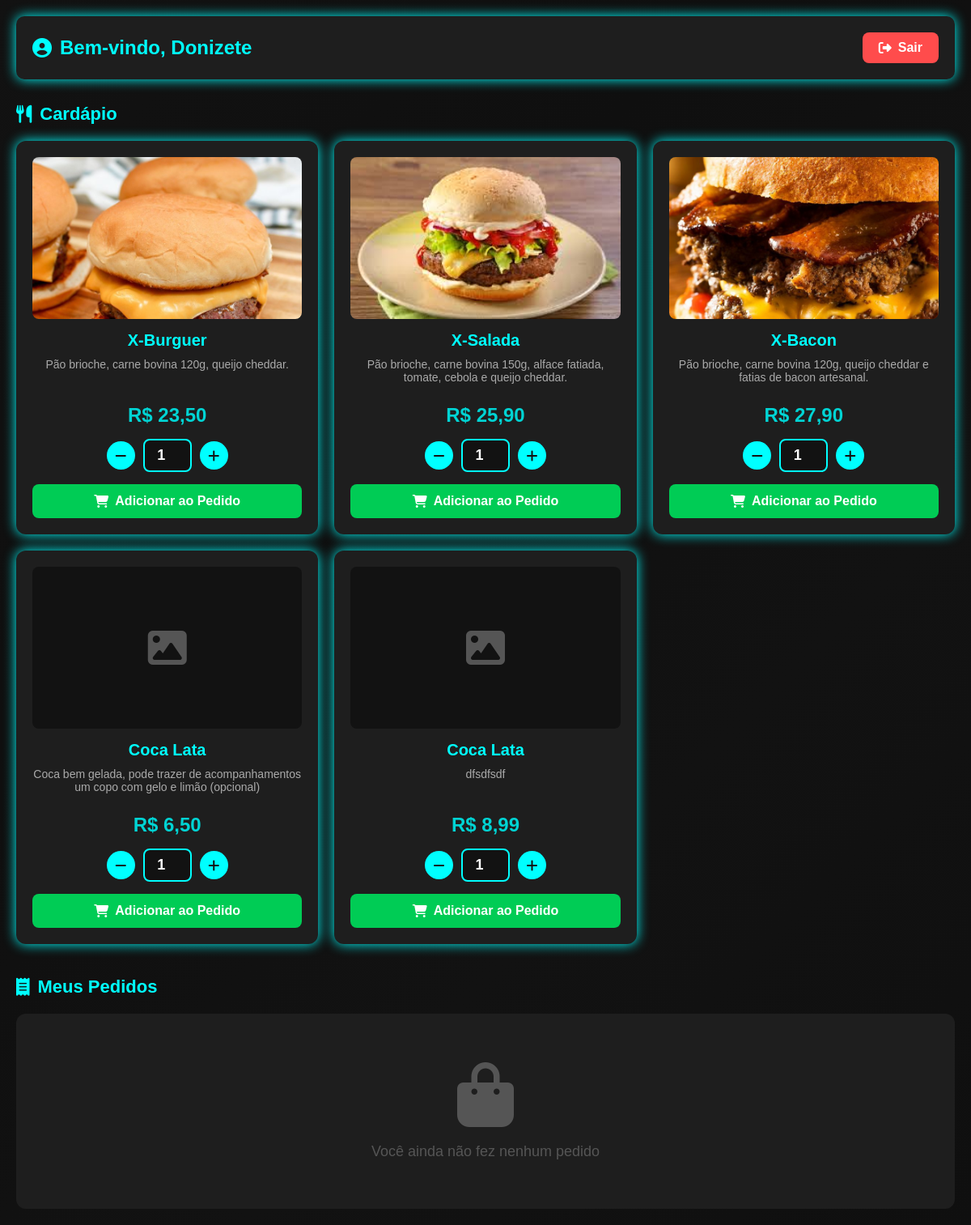
Page /painel_cliente.php (signed in) on the committed database.
### tables this page shows
CREATE TABLE
  `produtos` (
    `id` int (11) NOT NULL,
    `nome` varchar(100) NOT NULL,
    `descricao` text DEFAULT NULL,
    `preco` decimal(10, 2) NOT NULL,
    `imagem` varchar(255) DEFAULT NULL
  );

### painel_cliente.php (the view, shortened to what this page needs)
<?php
include "config.php";
$produtos = $conn->query("SELECT * FROM produtos");
$pedidos = $conn->query("SELECT pedidos.*, produtos.nome AS produto_nome, produtos.imagem
                         FROM pedidos
                         JOIN produtos ON pedidos.id_produto = produtos.id
                         WHERE pedidos.id_cliente=" . $_SESSION['id_usuario'] . "
                         ORDER BY pedidos.data DESC");
?>
<!DOCTYPE html>
<html lang="pt-BR">
<head>
    <link rel="stylesheet" href="css/cliente.css?e=<?php echo rand(0, 10000) ?>">
    <link rel="stylesheet" href="https://cdnjs.cloudflare.com/ajax/libs/font-awesome/6.5.0/css/all.min.css">
</head>
<body>
    <div class="container">
        <div class="header-cliente">
            <h1><i class="fa fa-user-circle"></i> Bem-vindo, <?php echo $_SESSION['usuario']; ?></h1>
            <a href="logout.php" class="btn-sair"><i class="fa fa-right-from-bracket"></i> Sair</a>
        </div>
        <h2><i class="fa fa-utensils"></i> Cardápio</h2>
        <div class="produtos">
            <?php while ($p = $produtos->fetch_assoc()): ?>
                <div class="produto">
                    <?php if ($p['imagem']): ?>
                        <img src="uploads/<?= $p['imagem'] ?>" alt="<?= $p['nome'] ?>">
                    <?php else: ?>
                        <div class="sem-imagem"><i class="fa fa-image"></i></div>
                    <?php endif; ?>
                    <h3><?= $p['nome'] ?></h3>
                    <p class="descricao"><?= $p['descricao'] ?></p>
                    <p class="preco">R$ <?= number_format($p['preco'], 2, ',', '.') ?></p>
                    <form method="POST">
                        <div class="qtd-control">
                            <button type="button" onclick="diminuir(this)"><i class="fa fa-minus"></i></button>
                            <input type="number" name="quantidade" value="1" min="1" max="99" readonly>
                            <button type="button" onclick="aumentar(this)"><i class="fa fa-plus"></i></button>
                        </div>
                        <button type="submit" name="pedido" class="btn-comprar">
                            <i class="fa fa-shopping-cart"></i> Adicionar ao Pedido
                        </button>
                    </form>
                </div>
            <?php endwhile; ?>
        </div>
        <h2><i class="fa fa-receipt"></i> Meus Pedidos</h2>
        <?php if ($pedidos->num_rows > 0): ?>
            <div class="pedidos-lista">
                <?php while ($pd = $pedidos->fetch_assoc()):
                    $status_class = '';
                    $status_icon = 'fa-clock';
                    if ($pd['status'] == 'Em preparo') {
                        $status_class = 'status-preparo';
                        $status_icon = 'fa-fire';
                    } elseif ($pd['status'] == 'Entregando') {
                        $status_class = 'status-entregando';
                        $status_icon = 'fa-truck';
                    } elseif ($pd['status'] == 'Entregue') {
                        $status_class = 'status-entregue';
                        $status_icon = 'fa-check-circle';
                    }
                    $pagamento_class = $pd['status_pagamento'] == 'Pago' ? 'pago' : 'pendente';
                    ?>
                    <div class="pedido-card <?= $status_class ?>">
                        <div class="pedido-header">
                            <span class="pedido-id">#<?= $pd['id'] ?></span>
                            <span class="pedido-data"><i class="fa fa-calendar"></i>
                                <?= date('d/m/Y H:i', strtotime($pd['data'])) ?></span>
                        </div>
                        <div class="pedido-info">
                            <?php if ($pd['imagem']): ?>
                                <img src="uploads/<?= $pd['imagem'] ?>" alt="<?= $pd['produto_nome'] ?>" class="pedido-img">
                            <?php endif; ?>
                            <div class="pedido-detalhes">
                                <h3><?= $pd['produto_nome'] ?></h3>
                                <p><i class="fa fa-box"></i> Quantidade: <?= $pd['quantidade'] ?></p>
                                <p class="pedido-total"><i class="fa fa-dollar-sign"></i> Total: R$
                                    <?= number_format($pd['total'], 2, ',', '.') ?></p>
                            </div>
                        </div>
                        <div class="pedido-footer">
                            <span class="status-badge <?= $status_class ?>">
                                <i class="fa <?= $status_icon ?>"></i> <?= $pd['status'] ?>
                            </span>
                            <span class="pagamento-badge <?= $pagamento_class ?>">
                                <i class="fa <?= $pd['status_pagamento'] == 'Pago' ? 'fa-check' : 'fa-clock' ?>"></i>
                                <?= $pd['status_pagamento'] ?>
                            </span>
                            <?php if ($pd['status'] == 'Pendente' && $pd['status_pagamento'] == 'Aguardando'): ?>
                                <div class="pedido-acoes">
                                    <a href="pagamento.php?pedido_id=<?= $pd['id'] ?>" class="btn-pagar">
                                        <i class="fa fa-credit-card"></i> Pagar
                                    </a>
                                    <a href="?cancelar=<?= $pd['id'] ?>" class="btn-cancelar"
                                        onclick="return confirm('Cancelar este pedido?')">
                                        <i class="fa fa-times"></i> Cancelar
                                    </a>
                                </div>
                            <?php endif; ?>
                            <?php if (!empty($pd['metodo_pagamento'])): ?>
                                <p class="metodo-pagamento">
                                    <i class="fa fa-info-circle"></i> Método: <?= ucfirst($pd['metodo_pagamento']) ?>
                                </p>
                            <?php endif; ?>
                        </div>
                    </div>
                <?php endwhile; ?>
            </div>
        <?php else: ?>
            <div class="sem-pedidos">
                <i class="fa fa-shopping-bag"></i>
                <p>Você ainda não fez nenhum pedido</p>
            </div>
        <?php endif; ?>
    </div>
</body>
</html>

### css/cliente.css (style rules this page uses)
* { margin: 0; padding: 0; box-sizing: border-box; font-family: Arial, sans-serif; }
body { background: linear-gradient(-45deg, #0f0f0f, #121212, #0f0f0f, #121212); color: #fff; padding: 20px; min-height: 100vh; }
.container { max-width: 1200px; margin: auto; }
.header-cliente { display: flex; justify-content: space-between; align-items: center; margin-bottom: 30px; padding: 20px; background: #1e1e1e; border-radius: 10px; box-shadow: 0 0 15px #0ff; }
.header-cliente h1 { color: #0ff; font-size: 24px; display: flex; align-items: center; gap: 10px; }
.btn-sair { display: inline-flex; align-items: center; gap: 8px; padding: 10px 20px; background: #ff4c4c; color: #fff; text-decoration: none; border-radius: 8px; font-weight: bold; transition: 0.3s; }
h2 { color: #0ff; margin: 30px 0 20px; display: flex; align-items: center; gap: 10px; font-size: 22px; }
.produtos { display: grid; grid-template-columns: repeat(auto-fill, minmax(280px, 1fr)); gap: 20px; margin-bottom: 40px; }
.produto { background: #1e1e1e; padding: 20px; border-radius: 12px; text-align: center; box-shadow: 0 0 15px #0ff; transition: 0.3s; display: flex; flex-direction: column; }
.produto img { width: 100%; height: 200px; object-fit: cover; border-radius: 8px; margin-bottom: 15px; }
.sem-imagem { width: 100%; height: 200px; background: #121212; border-radius: 8px; display: flex; align-items: center; justify-content: center; margin-bottom: 15px; color: #555; font-size: 48px; }
.produto h3 { color: #0ff; margin-bottom: 10px; font-size: 20px; }
.produto .descricao { color: #aaa; font-size: 14px; margin-bottom: 10px; flex: 1; }
.produto .preco { color: #00d4d4; font-size: 24px; font-weight: bold; margin: 15px 0; }
.qtd-control { display: flex; align-items: center; justify-content: center; gap: 10px; margin-bottom: 15px; }
.qtd-control button { background: #0ff; color: #121212; border: none; width: 35px; height: 35px; border-radius: 50%; cursor: pointer; font-size: 16px; display: flex; align-items: center; justify-content: center; transition: 0.3s; }
.qtd-control input { width: 60px; padding: 8px; text-align: center; background: #121212; border: 2px solid #0ff; border-radius: 8px; color: #fff; font-size: 18px; font-weight: bold; }
.btn-comprar { width: 100%; background: #00cc55; color: #fff; padding: 12px; border: none; border-radius: 8px; font-weight: bold; cursor: pointer; transition: 0.3s; display: flex; align-items: center; justify-content: center; gap: 8px; font-size: 16px; }
.sem-pedidos { text-align: center; padding: 60px 20px; background: #1e1e1e; border-radius: 12px; color: #555; }
.sem-pedidos i { font-size: 80px; margin-bottom: 20px; }
.sem-pedidos p { font-size: 18px; }
html { -webkit-text-size-adjust: 100%; }
img, video, canvas, svg { max-width: 100%; height: auto; }

### rows in the picture
produtos: imagem (picture), nome "X-Burguer", descricao "Pão brioche, carne bovina 120g, queijo cheddar.", preco "23,50"
produtos: imagem (picture), nome "X-Salada", descricao "Pão brioche, carne bovina 150g, alface fatiada, tomate, cebola e queijo cheddar.", preco "25,90"
produtos: imagem (picture), nome "X-Bacon", descricao "Pão brioche, carne bovina 120g, queijo cheddar e fatias de bacon artesanal.", preco "27,90"
produtos: nome "Coca Lata", descricao "Coca bem gelada, pode trazer de acompanhamentos um copo com gelo e limão (opcional)", preco "6,50"
produtos: nome "Coca Lata", descricao "dfsdfsdf", preco "8,99"

### other values in the picture
$_SESSION['usuario'] "Donizete"
